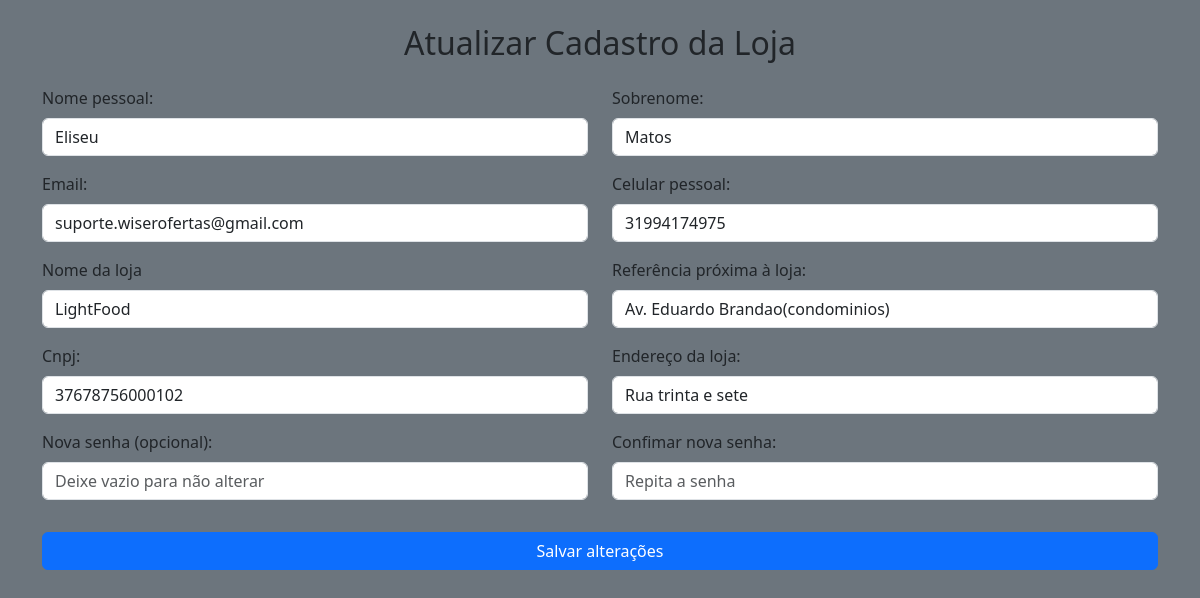
The page /atualizar_cadastro_lojista/ (signed in) on the database as committed earlier.
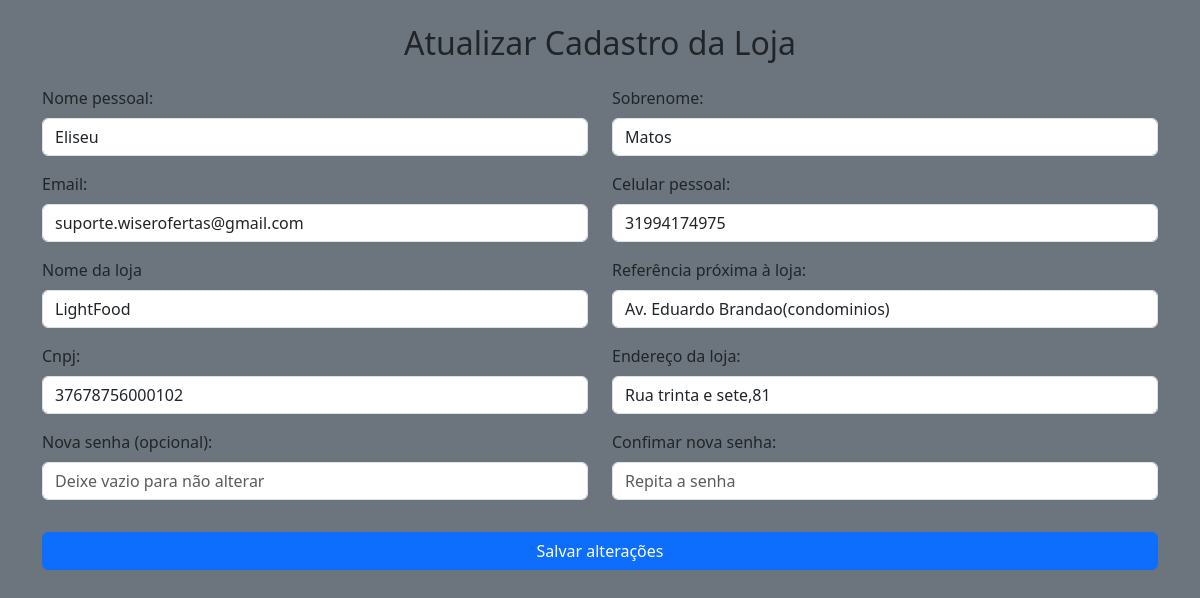
The same page on the database as committed later.
### estudo/models.py (models this page shows, shortened)
class Store(db.Model,UserMixin):
    id=db.Column(db.Integer,primary_key=True)
    nome=db.Column(db.String, nullable=True)
    sobrenome=db.Column(db.String, nullable=True)
    email=db.Column(db.String, nullable=True)
    celularp=db.Column(db.Integer, nullable=True)
    senha=db.Column(db.String, nullable=True)
    cnpj=db.Column(db.Integer, nullable=True)
    nomedaloja=db.Column(db.String, nullable=True)
    nextreferencia=db.Column(db.String, nullable=True)
    endereco=db.Column(db.String, nullable=True)

### estudo/routes.py (the view, shortened to what this page needs)
@app.route('/atualizar_cadastro_lojista/', methods=['GET', 'POST'])
@login_required#server para impedir que alguém edite  os dados de outro usuário ou da loja sem está logado
def atualizar_cadastro_lojista():
    form=AtualizarLojistaForm(obj=current_user)#usado para preencher os dados do usuario
    return render_template('atualizar_cadastro_lojista.html', form=form)

### estudo/forms.py
class AtualizarLojistaForm(FlaskForm):
    nome=StringField('Nome pessoal:',validators=[DataRequired()])
    sobrenome=StringField('Sobrenome:', validators=[DataRequired()])
    email=StringField('Email:', validators=[DataRequired()])
    celularp=StringField('Celular pessoal:', validators=[DataRequired()])
    nomedaloja=StringField('Nome da loja', validators=[DataRequired()])
    nextreferencia=StringField('Referência próxima à loja:', validators=[DataRequired()])
    cnpj=StringField('Cnpj:', validators=[DataRequired()])
    endereco=StringField('Endereço da loja:', validators=[DataRequired()])
    senha= PasswordField('Nova senha (opcional):')
    confirmar_senha=PasswordField('Confimar nova senha:', validators=[EqualTo('senha',message='As senhas devem ser iguais')])
    submit=SubmitField('Atualizar')

### estudo/__init__.py (called while the page is built)
@login_manager.user_loader
def load_user(user_key):
    if ":" not in user_key:
        return None
    tipo, user_id = user_key.split(":")
    if tipo == "user":
        return User.query.get(int(user_id))
    elif tipo == "store":
        return Store.query.get(int(user_id))
    return None

### estudo/templates/atualizar_cadastro_lojista.html (shortened to what this page needs)
{% extends "base.html" %}
{% block base %}
<div class="container mt-4">
    <h2 class="text-center mb-4">Atualizar Cadastro da Loja</h2>
    <form method="POST">
        <div class="row">
            <div class="col-md-6 mb-3">
                {{ form.nome.label(class="form-label") }}
                {{ form.nome(class="form-control", placeholder="Seu nome") }}
            </div>
            <div class="col-md-6 mb-3">
                {{ form.sobrenome.label(class="form-label") }}
                {{ form.sobrenome(class="form-control", placeholder="Seu sobrenome") }}
            </div>
            <div class="col-md-6 mb-3">
                {{ form.email.label(class="form-label") }}
                {{ form.email(class="form-control", placeholder="email@exemplo.com") }}
            </div>
            <div class="col-md-6 mb-3">
                {{ form.celularp.label(class="form-label") }}
                {{ form.celularp(class="form-control", placeholder="(00) 00000-0000") }}
            </div>
            <div class="col-md-6 mb-3">
                {{ form.nomedaloja.label(class="form-label") }}
                {{ form.nomedaloja(class="form-control", placeholder="Nome da sua loja") }}
            </div>
            <div class="col-md-6 mb-3">
                {{ form.nextreferencia.label(class="form-label") }}
                {{ form.nextreferencia(class="form-control", placeholder="Ponto de referência") }}
            </div>
            <div class="col-md-6 mb-3">
                {{form.cnpj.label(class="form-label")}}
                {{form.cnpj(class="form-control", placeholder="Cnpj novo")}}
            </div>
            <div class="col-6 mb-3">
                {{ form.endereco.label(class="form-label") }}
                {{ form.endereco(class="form-control", placeholder="Endereço completo da loja") }}
            </div>
            <div class="col-md-6 mb-3">
                {{ form.senha.label(class="form-label") }}
                {{ form.senha(class="form-control", placeholder="Deixe vazio para não alterar") }}
            </div>
            <div class="col-md-6 mb-3">
                {{ form.confirmar_senha.label(class="form-label") }}
                {{ form.confirmar_senha(class="form-control", placeholder="Repita a senha") }}
            </div>
        </div>
        <button type="submit" class="btn btn-primary w-100 mt-3">Salvar alterações</button>
    </form>
</div>
{% endblock %}

Rows that differ between the two databases and show on the page:
changed Store "Eliseu": endereco "Rua trinta e sete" → "Rua trinta e sete,81"
